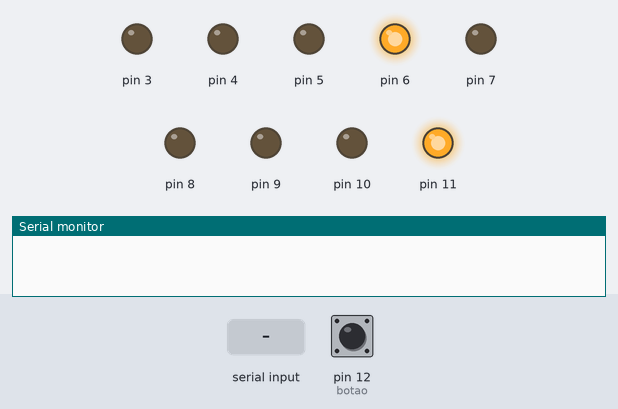
Bench run of a sketch on a simulated Arduino Uno, built with avr-gcc and run on an emulated ATmega328P. On the bench: output pins drawn as LEDs (lit = HIGH), the last lines printed to the serial monitor. Dashed ring = blinking. The inputs (shaded band) are chosen by the test bench; at power-on: pin 12 (botao) HIGH.

Above: at 1.2 s.
1.3 s: pin 12 (botao) pulled LOW for 0.15 s
At 3.8 s:
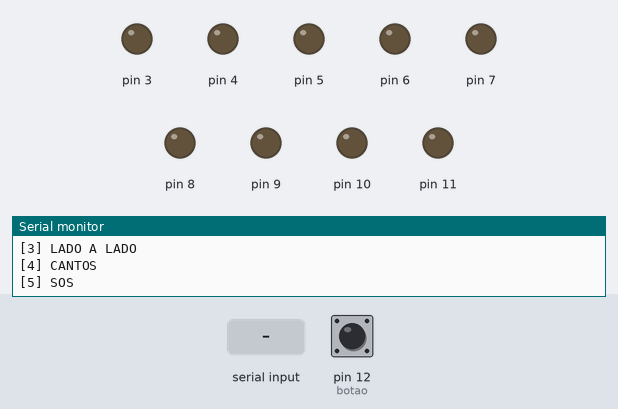
4.2 s: "90,45\n" received over Serial
At 6.31 s:
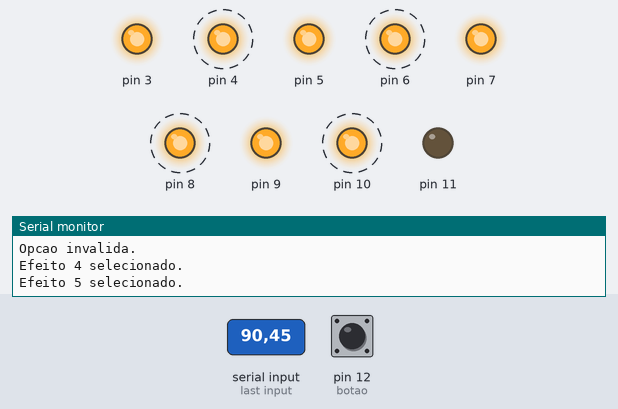
7.2 s: pin 12 (botao) pulled LOW for 1 s
11.2 s: pin 12 (botao) pulled LOW for 3.2 s
At 14.6 s:
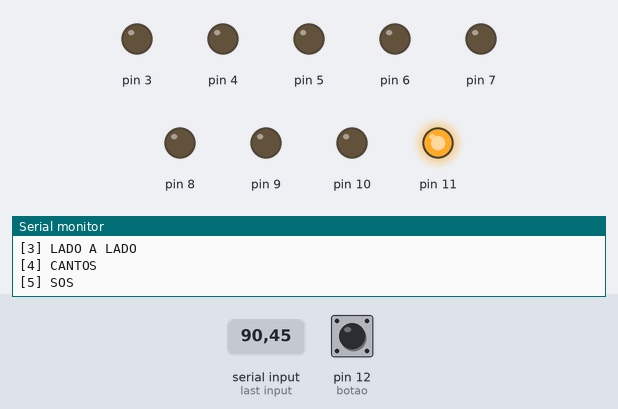
15.9 s: "30,150\n" received over Serial
At 16.22 s:
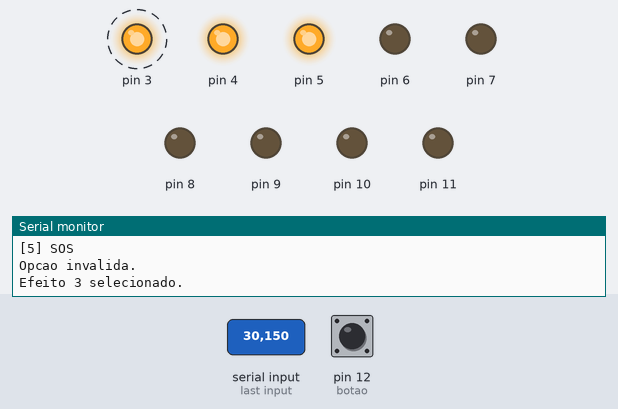
18.9 s: pin 12 (botao) pulled LOW for 0.15 s
At 19.95 s:
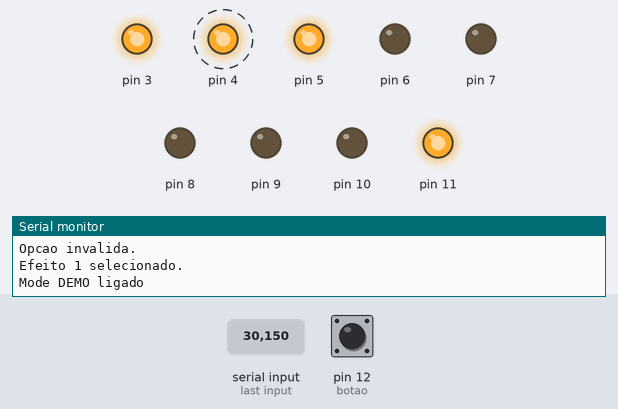
Timing chart, 0 to 22.9 s (numbered marks = the images above; inputs shaded):
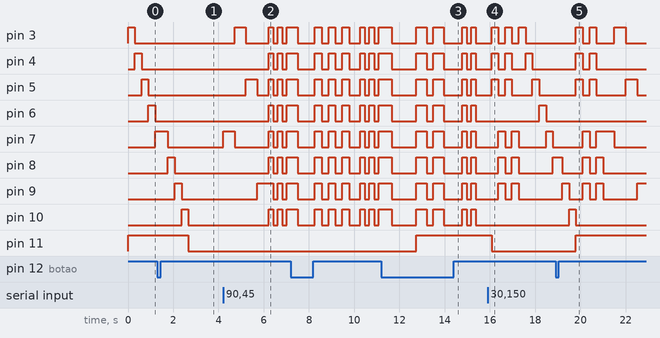

The sketch:

projeto-final.ino
```cpp
#define botao 12

void setup()
{
  for (int i = 3; i <= 11; i++)
  {
    pinMode(i, OUTPUT);
  }

  pinMode(botao, INPUT_PULLUP);

  Serial.begin(9600);
}

bool demoMode = true;
int demoModeCounter = 49; // Char 1 ASCII
int efeitoSelecionado;

void loop()
{
  if (demoMode)
  {
    digitalWrite(11, HIGH);
    selecionarEfeito(demoModeCounter);
    demoModeCounter = (((demoModeCounter + 1) - 49) % 5) + 49; // Loop alteração efeito demoMode
  } else {
    digitalWrite(11, LOW);

    if (Serial.available())
    {
      efeitoSelecionado = Serial.read();

      if (efeitoSelecionado >= 49 && efeitoSelecionado <= 53)
      {
        Serial.print("Efeito ");
        Serial.print(efeitoSelecionado - 48);
        Serial.println(" selecionado.");
      }
      else
      {
        Serial.println("Opcao invalida.");
      }
    }

    selecionarEfeito(efeitoSelecionado);
  }
}

void selecionarEfeito(int efeito)
{
  apagarTodosLeds();

  switch (efeito)
  {
  case 49:
    efeito1();
    break;
  case 50:
    efeito2();
    break;
  case 51:
    efeito3();
    break;
  case 52:
    efeito4();
    break;
  case 53:
    efeito5();
    break;
  default:
    break;
  }
}

void efeito1()
{
  for (int i = 3; i <= 10; i++)
  {
    digitalWrite(i, HIGH);
    digitalWrite(i - 1, LOW);
    asyncDelay(300);
  }
}

void efeito2()
{
  for (int i = 0; i < 2; i++)
  {
    for (int j = 0; j < 2; j++)
    {
      acenderTodosLeds();
      asyncDelay(200);

      apagarTodosLeds();
      asyncDelay(200);
    }
    asyncDelay(500);
  }
}

void efeito3()
{
  for (int i = 0; i < 2; i++)
  {
    digitalWrite(7, LOW);
    digitalWrite(8, LOW);
    digitalWrite(9, LOW);

    digitalWrite(3, HIGH);
    digitalWrite(4, HIGH);
    digitalWrite(5, HIGH);

    asyncDelay(300);

    digitalWrite(3, LOW);
    digitalWrite(4, LOW);
    digitalWrite(5, LOW);

    digitalWrite(7, HIGH);
    digitalWrite(8, HIGH);
    digitalWrite(9, HIGH);

    asyncDelay(300);
  }
}

void efeito4()
{
  digitalWrite(7, HIGH);
  asyncDelay(500);

  digitalWrite(7, LOW);
  digitalWrite(3, HIGH);
  asyncDelay(500);

  digitalWrite(3, LOW);
  digitalWrite(5, HIGH);
  asyncDelay(500);

  digitalWrite(5, LOW);
  digitalWrite(9, HIGH);
  asyncDelay(500);
}

void efeito5()
{
  for (int i = 0; i < 3; i++)
  {
    acenderTodosLeds();
    asyncDelay(200);
    apagarTodosLeds();
    asyncDelay(200);
  }

  asyncDelay(200);

  for (int i = 0; i < 3; i++)
  {
    acenderTodosLeds();
    asyncDelay(300);
    apagarTodosLeds();
    asyncDelay(300);
  }

  asyncDelay(200);

  for (int i = 0; i < 3; i++)
  {
    acenderTodosLeds();
    asyncDelay(200);
    apagarTodosLeds();
    asyncDelay(200);
  }

  apagarTodosLeds();
  asyncDelay(500);
}

void acenderTodosLeds ()
{
  for (int i = 3; i <= 10; i++)
  {
    digitalWrite(i, HIGH);
  }
}

void apagarTodosLeds ()
{
  for (int i = 3; i <= 10; i++)
  {
    digitalWrite(i, LOW);
  }
}

void asyncDelay (unsigned long duracao)
{
  unsigned long start = millis();

  while (millis() - start <= duracao)
  {
    checkButton();
  }
}

void checkButton ()
{
  if (digitalRead(botao) == LOW)
  {
    demoMode = !demoMode;

    if (demoMode)
    {
      Serial.println("Mode DEMO ligado");
    }
    else
    {
      Serial.println("Mode DEMO desligado");
      mostrarMenu();
    }
    delay(300);
  }
}

void mostrarMenu() {
  Serial.println("-------------------------------");
  Serial.println("              MENU             ");
  Serial.println("-------------------------------\n");

  Serial.println("Selecione um efeito para exibi-lo:");
  Serial.println("[1] CAMINHO");
  Serial.println("[2] FLASH DUPLO");
  Serial.println("[3] LADO A LADO");
  Serial.println("[4] CANTOS");
  Serial.println("[5] SOS");
}
```

Measured:
- after the input at 1.3 s, pin 3–6: stops changing and stays LOW; pin 11: HIGH → LOW after 1.4 s
- after the input at 4.2 s, pin 3: goes HIGH 0.50 s, LOW 1.0 s, HIGH 0.20 s, LOW 0.20 s, HIGH 0.20 s, LOW 0.20 s, then HIGH, starting after 0.51 s; pin 4: alternates HIGH for 0.20 s and LOW for 0.20 s, starting after 2.0 s
- after the input at 11.2 s, pin 11: LOW → HIGH after 1.5 s instead of 0.78 s
- after the input at 15.9 s, pin 3: alternates HIGH for 0.30 s and LOW for 0.30 s, 6 changes in all, then stays LOW, starting after 0.17 s; pin 4: goes HIGH 0.30 s, LOW 0.30 s, HIGH 0.30 s, LOW 0.60 s, HIGH 0.30 s, then LOW, starting after 0.17 s
- after the input at 18.9 s, pin 6: stops changing and stays LOW; pin 11: LOW → HIGH after 0.90 s
